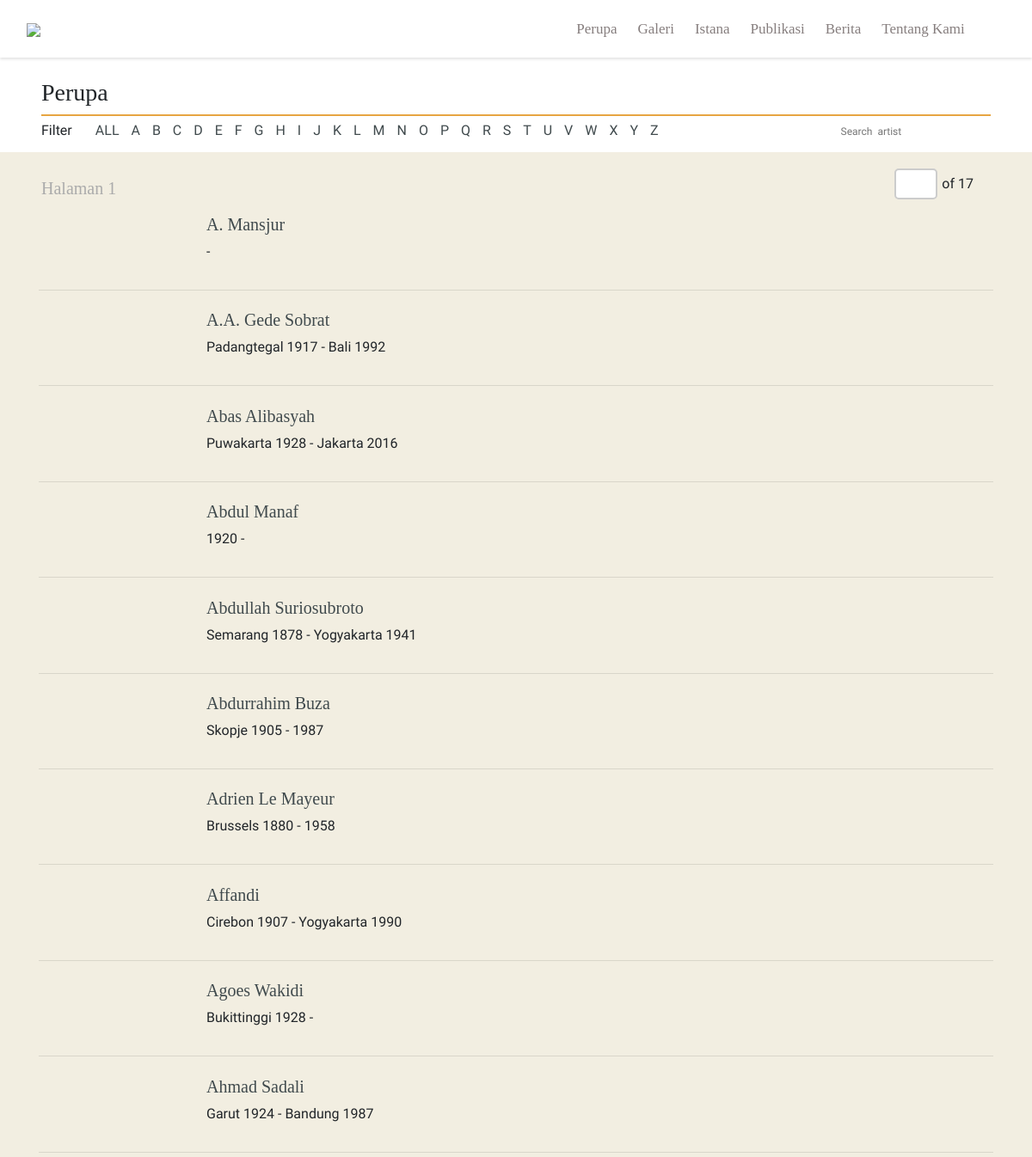
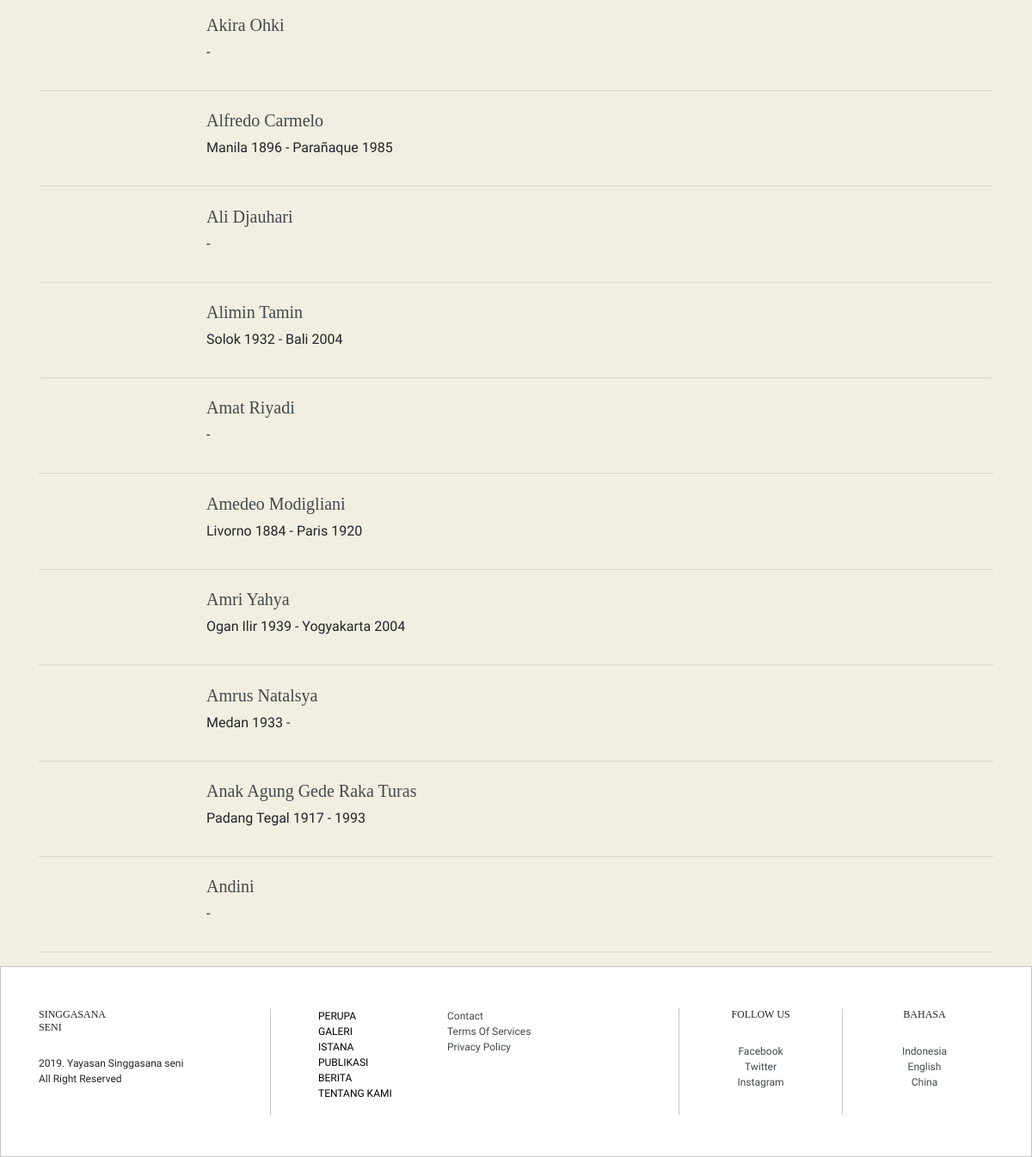
The app's page /koleksi/lukisan/ with its own data (2 pictures, top to bottom).
### singgasanaseni/models.py (models this page shows, shortened)
class perupa(models.Model):
    PERUPA_CHOICES = (
        ('Pelukis', 'Pelukis'),
        ('Pematung', 'Pematung'),
        ('Pengrajin', 'Pengrajin'),
    )
    Nama = models.CharField(max_length=50)
    Panggilan = models.CharField(max_length=50, null=True, blank= True)
    Alamat = models.TextField(null=True, blank=True)
    Tempat_Lahir = models.CharField(max_length=50, blank=True)
    Tanggal_Lahir = models.CharField(max_length=50, blank=True)
    Tempat_Wafat = models.CharField(max_length=50, blank=True)
    Tanggal_Wafat = models.CharField(max_length=50, blank=True)
    Kategori = models.CharField(max_length=10, choices=PERUPA_CHOICES, default=True)
    Keterangan = models.TextField(null=True, blank=True, default="No detailed Information available")
    Description = models.TextField(null=True, blank=True, default="No detailed Information available")
    Sumber = models.CharField(max_length=50, blank=True )
    Link = models.TextField(blank=True, default="#")
    Gambar = models.FileField(upload_to='perupa/', blank=True, null=True)
    Upload_date = models.DateTimeField(auto_now_add=True)
    object  = PerupaManager()
    class Meta:
        verbose_name_plural = 'Perupa'

### singgasanaseni/views.py (the view)
# urls.py: path('koleksi/lukisan/', singgasanaseniviews.PerupaList, name='Perupa-list'),
def PerupaList(request):
    Perupa = perupa.object.all().order_by('Panggilan')
    Perupa_Q = perupa.object.all()
    query = request.GET.get("q")
    if query:
        Perupa = Perupa_Q.filter(Nama__icontains=query)
    Page_request_var = "page"
    paginator = Paginator(Perupa, 20)
    page = request.GET.get(Page_request_var)
    try:
        Perupa = paginator.page(page)
    except PageNotAnInteger:
        Perupa = paginator.page(1)
    except EmptyPage:
        Perupa = paginator.page(paginator.num_pages)
    context = {
        "perupa": Perupa,
        "page_request_var": Page_request_var
    }
    return render(request, 'perupa/index.html', context)

### singgasanaseni/models.py (called while the page is built)
    def get_queryset(self):
        return PerupaQuerySet(self.model, using=self._db)

    def get_queryset(self):
        return KaryaQuerySet(self.model, using=self._db)

### singgasanaseni/templates/perupa/index.html (shortened to what this page needs)
{% extends 'base.html' %}
{% load static %}
{% load svg %}
    {% block content %}
    <article>
      <div class="container-fluid">
          <div class="row">
            <div class="col-md-12 sectionkoleksi">
              <span class="divkoleksi divkarya">
                <h3>Perupa</h3>
              </span>
              <div class="sectionfilter">
                <div class="filterkarya">
                  <label class="filtermenu" style="padding: 0;">Filter</label>
                  <div class="filtermenu">
                    <a href="{% url 'Perupa-list' %}" class="current">ALL</a>
                    <a href="{% url 'A-list' %}">A</a>
                    <a href="{% url 'B-list' %}">B</a>
                    <a href="{% url 'C-list' %}">C</a>
                    <a href="{% url 'D-list' %}">D</a>
                    <a href="{% url 'E-list' %}">E</a>
                    <a href="{% url 'F-list' %}">F</a>
                    <a href="{% url 'G-list' %}" >G</a>
                    <a href="{% url 'H-list' %}" >H</a>
                    <a href="{% url 'I-list' %}" >I</a>
                    <a href="{% url 'J-list' %}" >J</a>
                    <a href="{% url 'K-list' %}" >K</a>
                    <a href="{% url 'L-list' %}" >L</a>
                    <a href="{% url 'M-list' %}" >M</a>
                    <a href="{% url 'N-list' %}" >N</a>
                    <a href="{% url 'O-list' %}" >O</a>
                    <a href="{% url 'P-list' %}" >P</a>
                    <a href="{% url 'Q-list' %}" >Q</a>
                    <a href="{% url 'R-list' %}" >R</a>
                    <a href="{% url 'S-list' %}" >S</a>
                    <a href="{% url 'T-list' %}" >T</a>
                    <a href="{% url 'U-list' %}" >U</a>
                    <a href="{% url 'V-list' %}" >V</a>
                    <a href="{% url 'W-list' %}" >W</a>
                    <a href="{% url 'X-list' %}" >X</a>
                    <a href="{% url 'Y-list' %}" >Y</a>
                    <a href="{% url 'Z-list' %}" >Z</a>
                  </div>
                </div>
                <div class="formsearchkarya">
                  <form>
                    <form method="GET" action="">
                        <input type="text" name="q" placeholder="Search  artist">
                        <i class="fa fa-search" aria-hidden="true"></i>
                    </form>
                  </form>
                </div>
              </div>
            </div>
          </div>
          <div class="row bgkarya">
             <div class="col-md-12 sectionkoleksi">
              <span class="divkoleksi" style="border: none;">
              <h3>Halaman {{ perupa.number }}</h3>
                <span class="pagingkarya">
                    <ul class="pagination">
                    <form method="GET" >
                        <input type="number" name="page" id="formpage">
                    </form>  <p style="margin-top: auto; margin-bottom: auto;">of {{ perupa.paginator.num_pages }}</p>
                        {% if perupa.has_next %}
                            <a href="?page={{ perupa.next_page_number }}" style="width: 20px; height: auto">{% svg 'next' %}</a>
                        {% endif %}
                     </ul>
                </span>
              </span>
            </div>
           <div class="container">
            {% for Perupa in perupa.object_list %}
            <div class="{{ Perupa.Panggilan | slice:"1" | lower }}">
                <div class="row col-md-12">
                    <div class="col-md-2">
                    </div>
                    <div class="col-md-7">
                        <h3>
                            <a href="/perupa/{{ Perupa.id }}">{{ Perupa.Panggilan }}</a>
                        </h3>
                        <p>{{ Perupa.Tempat_Lahir }} {{ Perupa.Tanggal_Lahir  }} - {{ Perupa.Tempat_Wafat }} {{ Perupa.Tanggal_Wafat }}</p>
                    </div>
                </div>
              <hr>
            </div>
               {% endfor %}
          </div>
      </div>
    </article>
    {% endblock %}

### static/css/style.css (style rules this page uses)
.pagination { display: flex; }
.pagination a { color: black; float: left; padding: 3px 3px; text-decoration: none; border-radius: 5px; }
#formpage { width: 50px; padding: 4px 5px; margin: -5px 5px; box-sizing: border-box; border: 2px solid #ccc; border-radius: 5px; -webkit-transition: 0.5s; transition: 0.5s; outline: none; font-family: sans-serif; }

### records on screen
perupa: Panggilan "A. Mansjur"
perupa: Panggilan "A.A. Gede Sobrat", Tempat_Lahir "Padangtegal", Tanggal_Lahir "1917", Tempat_Wafat "Bali", Tanggal_Wafat "1992"
perupa: Panggilan "Abas Alibasyah", Tempat_Lahir "Puwakarta", Tanggal_Lahir "1928", Tempat_Wafat "Jakarta", Tanggal_Wafat "2016"
perupa: Panggilan "Abdul Manaf", Tanggal_Lahir "1920"
perupa: Panggilan "Abdullah Suriosubroto", Tempat_Lahir "Semarang", Tanggal_Lahir "1878", Tempat_Wafat "Yogyakarta", Tanggal_Wafat "1941"
perupa: Panggilan "Abdurrahim Buza", Tempat_Lahir "Skopje", Tanggal_Lahir "1905", Tanggal_Wafat "1987"
perupa: Panggilan "Adrien Le Mayeur", Tempat_Lahir "Brussels", Tanggal_Lahir "1880", Tanggal_Wafat "1958"
perupa: Panggilan "Affandi", Tempat_Lahir "Cirebon", Tanggal_Lahir "1907", Tempat_Wafat "Yogyakarta", Tanggal_Wafat "1990"
perupa: Panggilan "Agoes Wakidi", Tempat_Lahir "Bukittinggi", Tanggal_Lahir "1928"
perupa: Panggilan "Ahmad Sadali", Tempat_Lahir "Garut", Tanggal_Lahir "1924", Tempat_Wafat "Bandung", Tanggal_Wafat "1987"
perupa: Panggilan "Akira Ohki"
perupa: Panggilan "Alfredo Carmelo", Tempat_Lahir "Manila", Tanggal_Lahir "1896", Tempat_Wafat "Parañaque", Tanggal_Wafat "1985"
perupa: Panggilan "Ali Djauhari"
perupa: Panggilan "Alimin Tamin", Tempat_Lahir "Solok", Tanggal_Lahir "1932", Tempat_Wafat "Bali", Tanggal_Wafat "2004"
perupa: Panggilan "Amat Riyadi"
perupa: Panggilan "Amedeo Modigliani", Tempat_Lahir "Livorno", Tanggal_Lahir "1884", Tempat_Wafat "Paris", Tanggal_Wafat "1920"
perupa: Panggilan "Amri Yahya", Tempat_Lahir "Ogan Ilir", Tanggal_Lahir "1939", Tempat_Wafat "Yogyakarta", Tanggal_Wafat "2004"
perupa: Panggilan "Amrus Natalsya", Tempat_Lahir "Medan", Tanggal_Lahir "1933"
perupa: Panggilan "Anak Agung Gede Raka Turas", Tempat_Lahir "Padang Tegal", Tanggal_Lahir "1917", Tanggal_Wafat "1993"
perupa: Panggilan "Andini"

### other values on screen
{{ perupa.number }} "1"
{{ perupa.paginator.num_pages }} "17"
